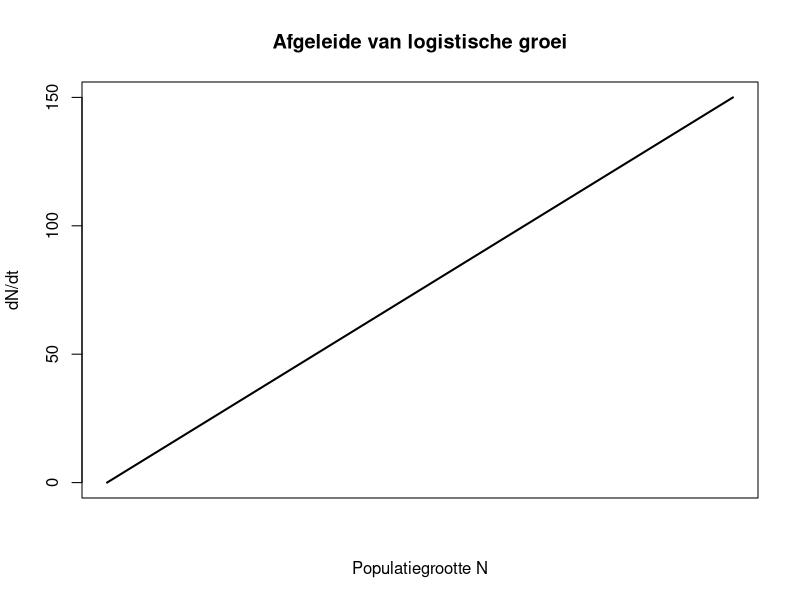
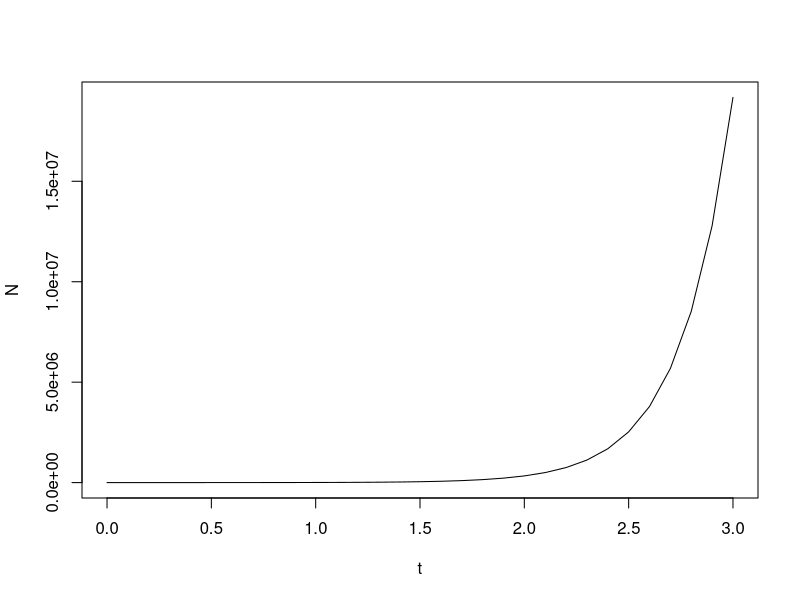
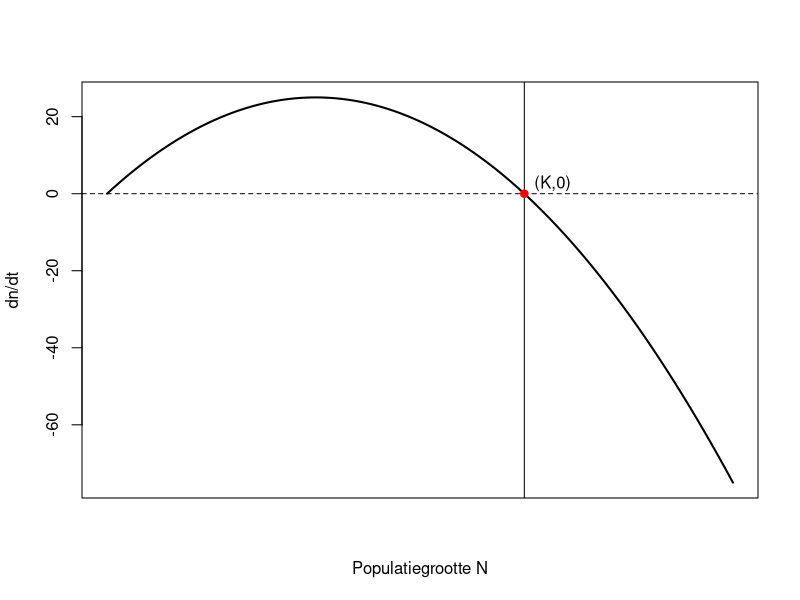
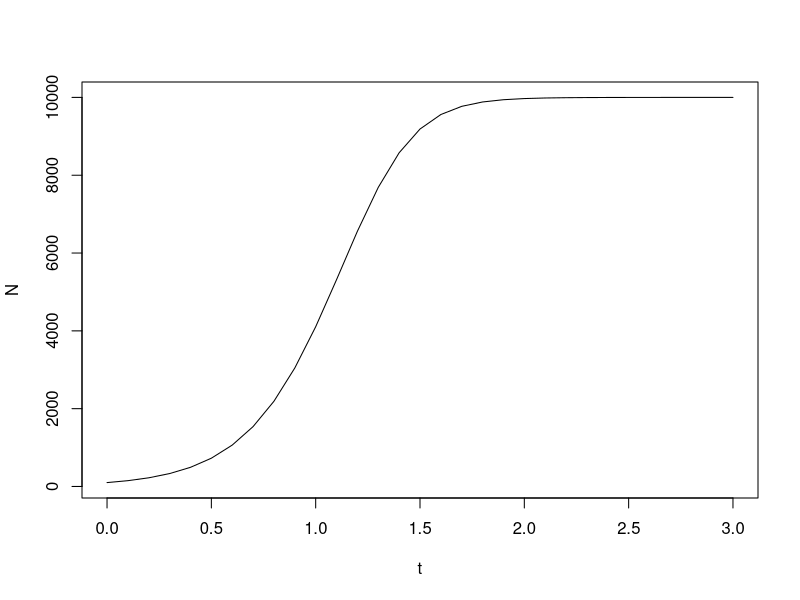
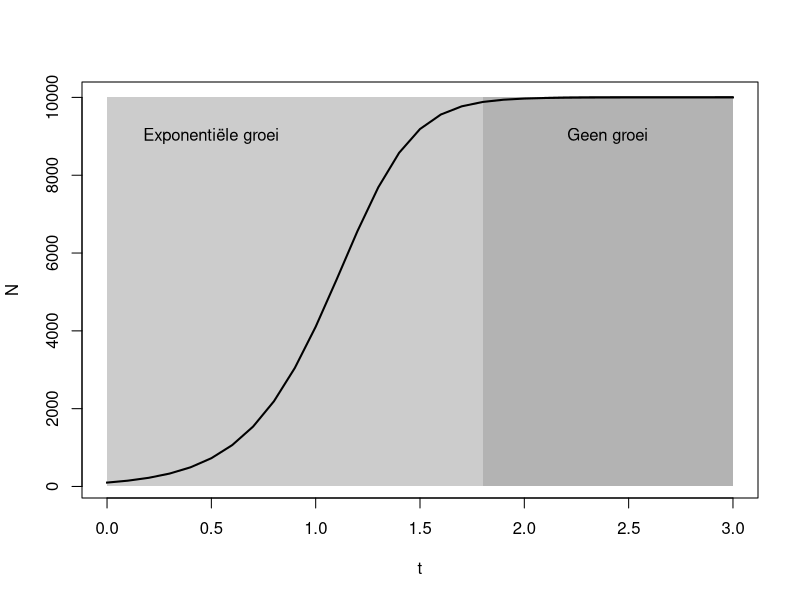
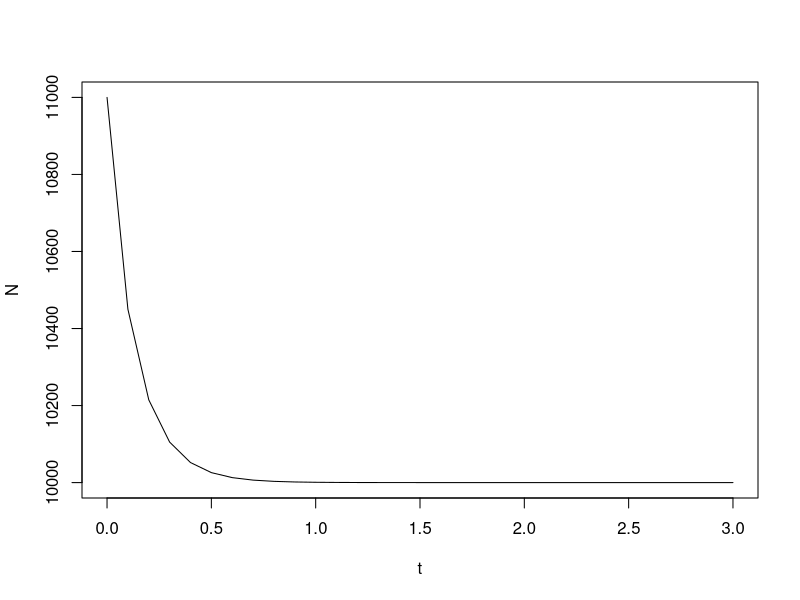
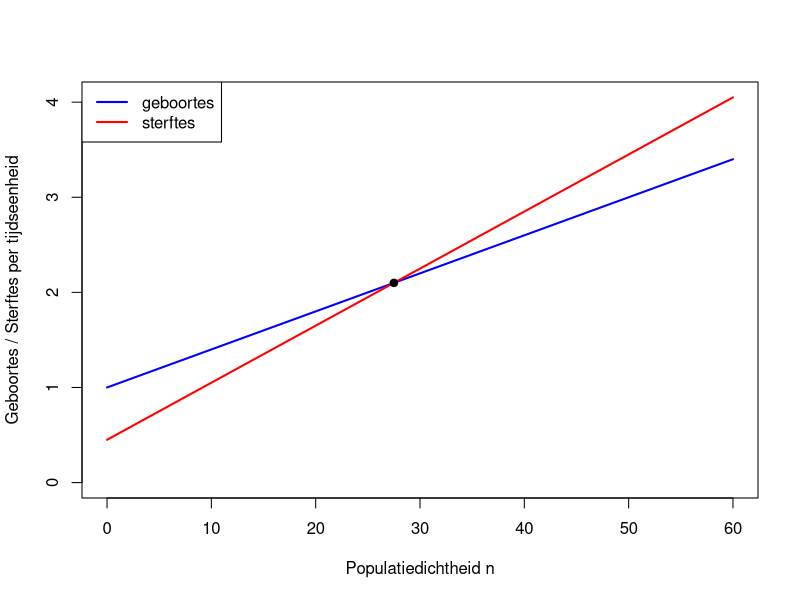
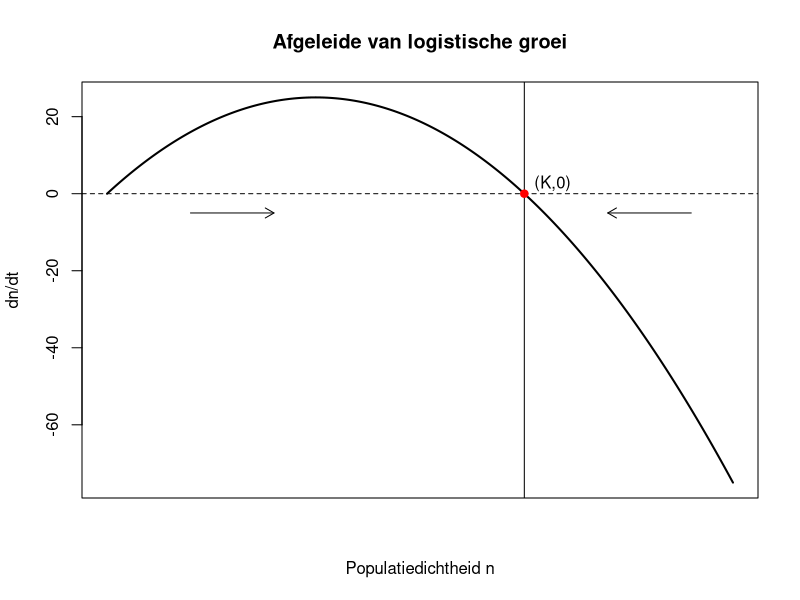

The R source for these figures, in order:
## ---- chunk 1
# geef je antwoord hier 
## ---- chunk 2
# parameters
r <- 1
K <- 100

# N-waarden
N_vals <- seq(0, 150, length.out = 400)

# afgeleide van logistiek model
dNdt <- r * N_vals

# plot
plot(N_vals, dNdt, type = "l", lwd = 2,
     xlab = "Populatiegrootte N",
     ylab = "dN/dt",
     main = "Afgeleide van logistische groei",
     xaxt = "n")
## ---- chunk 3
dt <- 0.1 # tijdstappen voor berekeningen en plotten
r <- 5 # groeisnelheid

t <- seq(0,3, by = dt)
N <- numeric(length(t)) # vector om populatiegroottes in op te slaan
N[1] <- 100

for(i in 1:(length(t)-1)){
  N[i + 1] <- N[i] + dt * r * N[i] # huidige waarde + tijdsstap*afgeleide (differentiaalvergelijking)
}

plot(t,N, type = 'l')
## ---- chunk 4
# parameters
r <- 1
K <- 100

# N-waarden
N_vals <- seq(0, 150, length.out = 400)

# afgeleide van logistiek model
dNdt <- r * N_vals * (1 - N_vals / K)

# plot
plot(N_vals, dNdt, type = "l", lwd = 2,
     xlab = "Populatiegrootte N",
     ylab = "dn/dt",
     xaxt = "n")

abline(h = 0, lty = 2)
abline(v=K)

# evenwichtspunt
points(K, 0, pch = 19, col = "red")
text(K, max(dNdt)*0.1, labels = "(K,0)", pos = 4)
## ---- chunk 5
dt <- 0.1
r <- 5 # groeisnelheid
K <- 10000 # draagkracht

t <- seq(0,3, by = dt)
N <- numeric(length(t))
N[1] <- 100

for(i in 1:(length(t)-1)){
  N[i + 1] <- N[i] + dt *r*N[i]*(1 - N[i]/K)
}

plot(t,N, type = 'l')
## ---- chunk 6
dt <- 0.1
r <- 5

t <- seq(0, 3, by = dt)
N <- numeric(length(t))
N[1] <- 100

for(i in 1:(length(t)-1)){
  N[i + 1] <- N[i] + dt *r*N[i]*(1 - N[i]/K)
}

# Fasegrens (ongeveer)
exp_end <- 1.8

plot(t, N, 
     type = "l", 
     lwd = 2)

# Exponential phase
rect(0, 0, exp_end, max(N), col = "grey80", border = NA)

# Stationary phase
rect(exp_end, 0, max(t), max(N),col = "grey70", border = NA)

lines(t, N, lwd = 2)

text(0.5, max(N)*0.9, "Exponentiële groei")
text(2.4, max(N)*0.9, "Geen groei")

## ---- chunk 7
N[1] <- 1.1*K
for(i in 1:(length(t)-1)){
  N[i + 1] <- N[i] + dt *r*N[i]*(1 - N[i]/K)
}

plot(t,N, type = 'l')
## ---- chunk 8
# jouw antwoord
## ---- chunk 9
# parameters
g <- function(n) 1 + 0.04*n
s <- function(n) 0.45 + 0.06*n

# evenwichtspunt
K <- 27.5

# plotbereik
n_vals <- seq(0, 60, length.out = 400)

# basisplot
plot(n_vals, g(n_vals), type = "l", lwd = 2, col = "blue",
     ylim = c(0, max(g(n_vals), s(n_vals))),
     xlab = "Populatiedichtheid n",
     ylab = "Geboortes / Sterftes per tijdseenheid")


lines(n_vals, s(n_vals), lwd = 2, col = "red")

# evenwichtspunt
points(K, g(K), pch = 19)

# legenda
legend("topleft",
       legend = c("geboortes", "sterftes"),
       col = c("blue", "red"),
       lwd = 2)
## ---- chunk 10
# parameters
r <- 1
K <- 100

# N-waarden
N_vals <- seq(0, 150, length.out = 400)

# afgeleide van logistiek model
dNdt <- r * N_vals * (1 - N_vals / K)

# plot
plot(N_vals, dNdt, type = "l", lwd = 2,
     xlab = "Populatiedichtheid n",
     ylab = "dn/dt",
     main = "Afgeleide van logistische groei",
     xaxt = "n")

abline(h = 0, lty = 2)
abline(v=K)

# evenwichtspunt
points(K, 0, pch = 19, col = "red")
text(K, max(dNdt)*0.1, labels = "(K,0)", pos = 4)

# pijltjes voor stabiliteit
arrows(20, -5, 40, -5, length = 0.1)   # naar rechts (N < K)
arrows(140, -5, 120, -5, length = 0.1) # naar links (N > K)
